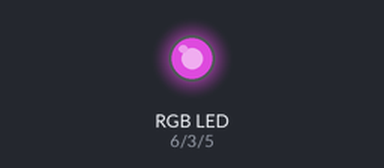
Simulated run of this sketch. Board: Arduino Uno, built with avr-gcc and run on an emulated ATmega328P. On the bench: an RGB LED mixed from three pins (HIGH = lit). Dim RGB values are drawn brighter than linear.

Above: at 0.1 s.
Timing chart, 0 to 1.6 s (numbered marks = the images above):
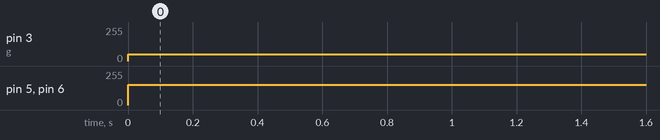

Measured:
- by itself, pin 3 (g): 0/255 → 51/255 at 0.00 s
- by itself, pin 5 (b), pin 6 (r): 0/255 → 153/255 at 0.00 s

The sketch:

Acendendo_um_led_RBG.ino
```cpp
//Declaração das variáveis onde vão ser colocados os terminais do LED
//Um LED rbg tem três terminais, um para cada cor.
int r = 6;
int g = 3;
int b = 5;

void setup()
{
  //Todos são saídas de dados
  pinMode(r, OUTPUT);
  pinMode(g, OUTPUT);
  pinMode(b, OUTPUT);
}

void loop()
{
  //Escrever um valor para cada LED, os valores escritos em todos os pinos juntos dá a cor que queremos
  analogWrite(r, 153);
  analogWrite(g, 51);
  analogWrite(b, 153);
}
```
